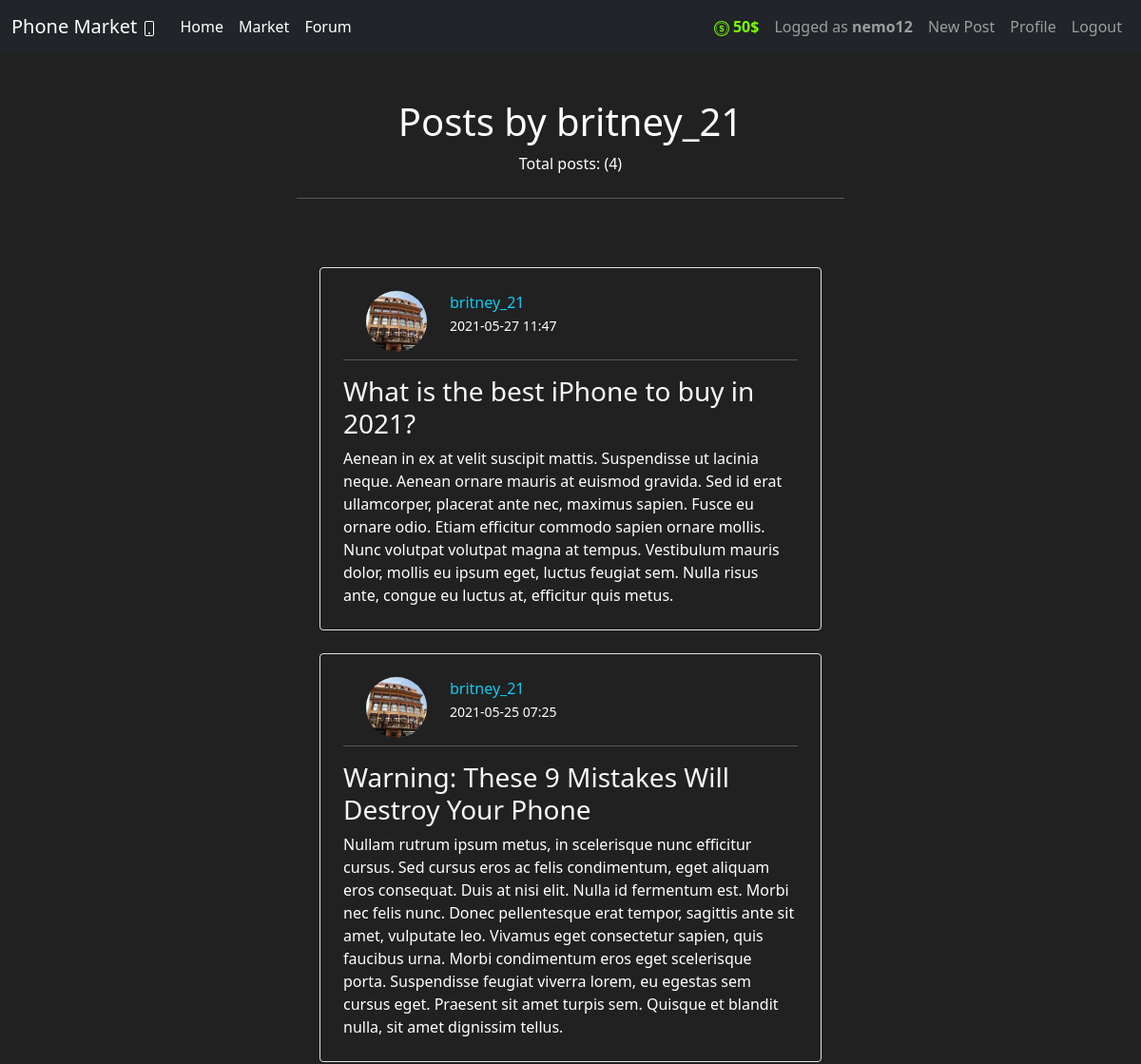
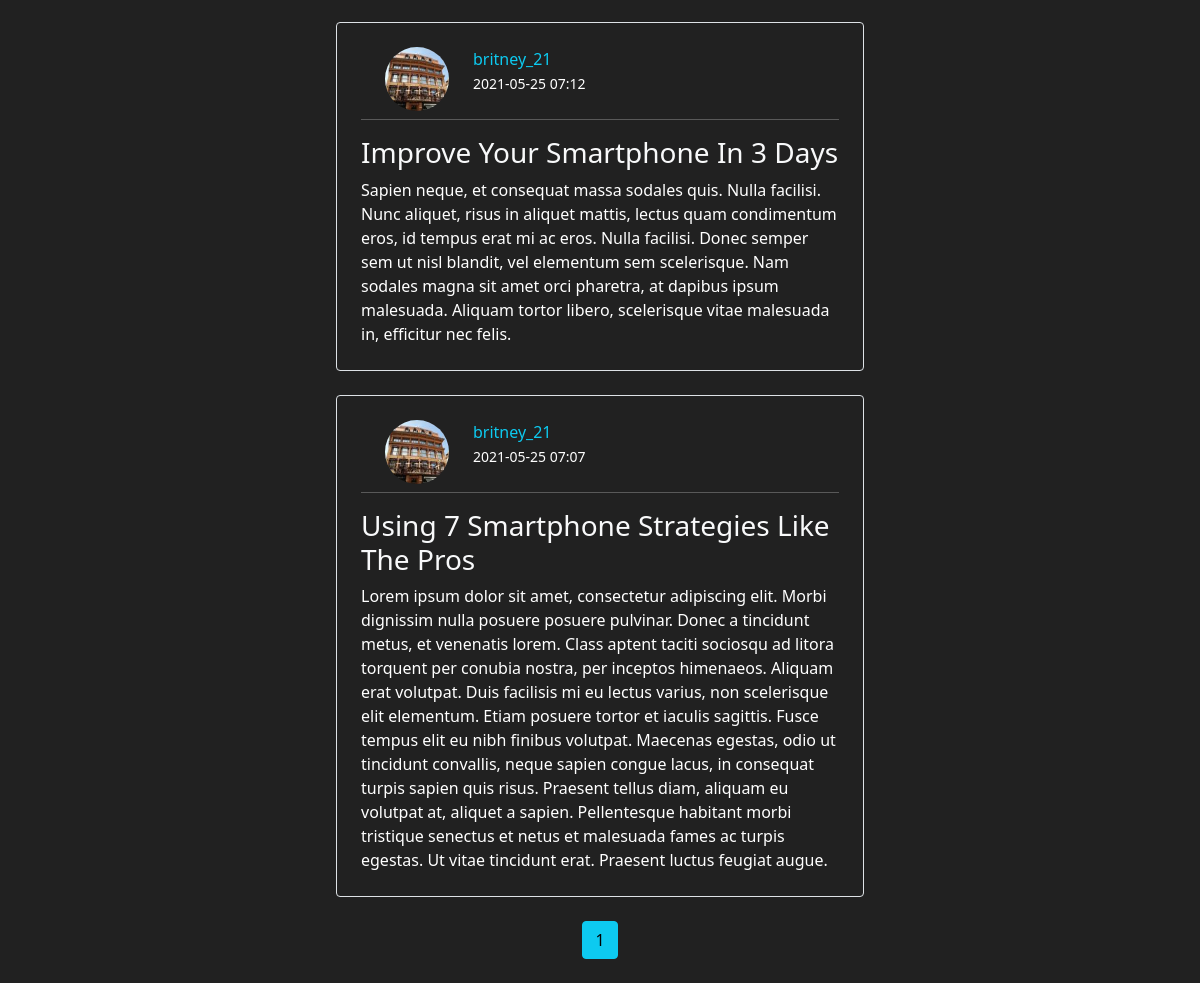
/forum/britney_21 (signed in), run on the app's committed database (2 pictures, top to bottom).
### market/models.py (models this page shows, shortened)
class User(db.Model, UserMixin):
    id = db.Column(db.Integer(), primary_key=True)
    username = db.Column(db.String(length=30), nullable=False, unique=True)
    email_address = db.Column(db.String(length=50),
                              nullable=False, unique=True)
    password_hash = db.Column(db.String(length=60), nullable=False)
    budget = db.Column(db.Integer(), nullable=False, default=1000)
    image_file = db.Column(db.Integer(), nullable=False,
                           server_default='default-profile-pic.jpg')
    items = db.relationship('Item', backref='owned_user', lazy=True)
    posts = db.relationship('Post', backref='author', lazy=True)
    @property
    def prettier_budget(self):
        if len(str(self.budget)) >= 4:
            return f'{str(self.budget)[:-3]},{str(self.budget)[-3:]}$'
        return f'{self.budget}$'
    @property
    def password(self):
        return self.password

class Post(db.Model):
    id = db.Column(db.Integer(), primary_key=True)
    title = db.Column(db.String(100), nullable=False)
    time_created = db.Column(db.DateTime(
        timezone=True), server_default=func.now())
    content = db.Column(db.Text, nullable=False)
    user_id = db.Column(db.Integer, db.ForeignKey('user.id'), nullable=False)

### market/users/routes.py (the view)
@users.route('/forum/<string:username>')
@login_required
def user_posts(username):
    page = request.args.get('page', 1, type=int)
    user = User.query.filter_by(username=username).first_or_404()
    posts = Post.query.filter_by(author=user)\
        .order_by(Post.time_created.desc())\
        .paginate(page=page, per_page=4)
    return render_template('user_posts.html', posts=posts, user=user)

### market/models.py (called while the page is built)
@login_manager.user_loader
def load_user(user_id):
    return User.query.get(int(user_id))

### market/templates/user_posts.html (shortened to what this page needs)
{% extends 'base.html' %}
{% block content %}
<div class="container w-50">
  <br>
  <h1 class="text-center">Posts by {{ user.username }}</h1>
  <p class="text-center">Total posts: ({{ posts.total }})</p>
  <hr class="my-4">
  <br>
  {% for post in posts.items %}
  <div class="media m-4 p-3 border rounded">
    <div class="media-body m-2">
      <a class="link-info text-decoration-none" href="{{ url_for('users.user_posts', username=post.author.username) }}">
        <img class="mx-4 rounded-circle float-start",
        src="{{ url_for('static', filename='/profile_pics/' + post.author.image_file) }}",
        alt="Generic placeholder image",
        style="width:64px;height:64px">
        {{ post.author.username }}
      </a>
       <br>
       <small>{{ post.time_created.strftime("%Y-%m-%d %H:%M") }}</small>
       <hr class="mt-4">
      <h3 class="mt-0"><a class="text-light text-decoration-none" href="{{ url_for('posts.post_page', post_id=post.id) }}">{{ post.title }} </a></h3>
      {{ post.content }}
    </div>
   </div>
   {% endfor %}
   <div class="text-center">
  {% for page_num in posts.iter_pages(left_edge=1, right_edge=1, left_current=1, right_current=2) %}
  {% if page_num %}
    {% if posts.page == page_num %}
      <a href="{{ url_for('users.user_posts', username=user.username, page=page_num) }}" class="btn btn-info mb-4">{{ page_num }}</a>
    {% else %}
      <a href="{{ url_for('users.user_posts', username=user.username, page=page_num) }}" class="btn btn-outline-info mb-4">{{ page_num }}</a>
    {% endif %}
  {% else %}
   ...
  {% endif %}
  {% endfor %}
</div>
</div>
{% endblock %}

### market/templates/base.html (shortened to what this page needs)
<!DOCTYPE html>
<html lang="en">
  <head>
    <link
      href="https://cdn.jsdelivr.net/npm/bootstrap@5.0.0-beta3/dist/css/bootstrap.min.css"
      rel="stylesheet"
    />
  </head>
  <body>
    <nav class="navbar navbar-expand-lg navbar-dark bg-dark">
      <div class="container-fluid">
        <a class="navbar-brand" href="{{ url_for('main.home_page') }}">
          Phone Market
        </a>
        <div class="collapse navbar-collapse" id="navbarSupportedContent">
          <ul class="navbar-nav me-auto mb-2 mb-lg-0">
            <li class="nav-item">
              <a class="nav-link active" aria-current="page" href="{{ url_for('main.home_page') }}">Home</a>
            </li>
            <li class="nav-item">
              <a class="nav-link active" aria-current="page" href="{{ url_for('main.market_page') }}">Market</a>
            </li>
            <li class="nav-item">
              <a class="nav-link active" aria-current="page" href="{{ url_for('main.forum_page') }}">Forum</a>
            </li>
          </ul>
          <ul class="navbar-nav mb-2 mb-lg-0">
            {% if current_user.is_authenticated %}
            <li class="nav-item">
              <a class="nav-link fw-bold" style="color:lawngreen">
                {{ current_user.prettier_budget }}
              </a>
            </li>
            <li class="nav-item">
              <a class="nav-link" href="{{ url_for('users.account_page') }}">
                Logged as <strong>{{ current_user.username }}</strong>
              </a>
            </li>
            <li class="nav-item">
              <a class="nav-link" href="{{ url_for('posts.new_post') }}">New Post</a>
            </li>
            <li class="nav-item">
              <a class="nav-link" href="{{ url_for('users.account_page') }}">Profile</a>
            </li>
            <li class="nav-item">
              <a class="nav-link" href="{{ url_for('users.logout_page') }}">Logout</a>
            </li>
            {% endif %}
          </ul>
        </div>
      </div>
    </nav>
    <br>
    {% block content %}
    {% endblock %}
  </body>
</html>

### market/templates/base.html (style rules this page uses)
body { background-color: #212121; color: white; }

### data on the page
User: prettier_budget "50$", username "nemo12"
User: username "britney_21"
Post: image_file (picture), author.username "britney_21", time_created "2021-05-27 11:47", title "What is the best iPhone to buy in 2021?", content "Aenean in ex at velit suscipit mattis. Suspendisse ut lacinia neque. Aenean ornare mauris at euismod gravida. Sed id erat ullamcorper, placerat ante nec, maximus sapien. Fusce eu ornare odio. Etiam efficitur commodo sapien ornare mollis. Nunc volutpat volutpat magna at tempus. Vestibulum mauris dolor, mollis eu ipsum eget, luctus feugiat sem. Nulla risus ante, congue eu luctus at, efficitur quis metus."
Post: image_file (picture), author.username "britney_21", time_created "2021-05-25 07:25", title "Warning: These 9 Mistakes Will Destroy Your Phone", content "Nullam rutrum ipsum metus, in scelerisque nunc efficitur cursus. Sed cursus eros ac felis condimentum, eget aliquam eros consequat. Duis at nisi elit. Nulla id fermentum est. Morbi nec felis nunc. Donec pellentesque erat tempor, sagittis ante sit amet, vulputate leo. Vivamus eget consectetur sapien, quis faucibus urna. Morbi condimentum eros eget scelerisque porta. Suspendisse feugiat viverra lorem, eu egestas sem cursus eget. Praesent sit amet turpis sem. Quisque et blandit nulla, sit amet dignissim tellus."
Post: image_file (picture), author.username "britney_21", time_created "2021-05-25 07:12", title "Improve Your Smartphone In 3 Days", content "Sapien neque, et consequat massa sodales quis. Nulla facilisi. Nunc aliquet, risus in aliquet mattis, lectus quam condimentum eros, id tempus erat mi ac eros. Nulla facilisi. Donec semper sem ut nisl blandit, vel elementum sem scelerisque. Nam sodales magna sit amet orci pharetra, at dapibus ipsum malesuada. Aliquam tortor libero, scelerisque vitae malesuada in, efficitur nec felis."
Post: image_file (picture), author.username "britney_21", time_created "2021-05-25 07:07", title "Using 7 Smartphone Strategies Like The Pros", content "Lorem ipsum dolor sit amet, consectetur adipiscing elit. Morbi dignissim nulla posuere posuere pulvinar. Donec a tincidunt metus, et venenatis lorem. Class aptent taciti sociosqu ad litora torquent per conubia nostra, per inceptos himenaeos. Aliquam erat volutpat. Duis facilisis mi eu lectus varius, non scelerisque elit elementum. Etiam posuere tortor et iaculis sagittis. Fusce tempus elit eu nibh finibus volutpat. Maecenas egestas, odio ut tincidunt convallis, neque sapien congue lacus, in consequat turpis sapien quis risus. Praesent tellus diam, aliquam eu volutpat at, aliquet a sapien. Pellentesque habitant morbi tristique senectus et netus et malesuada fames ac turpis egestas. Ut vitae…"

### other printed values
{{ posts.total }} "4"
{{ page_num }} "1"
